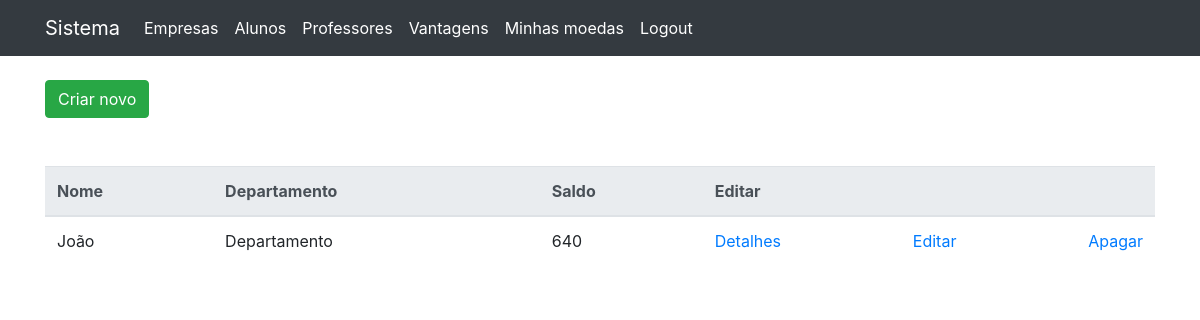
Page /professores (signed in) on the committed database.
### coin_system/models.py (models this page shows)
class Professor(models.Model):
    user = models.OneToOneField(User, on_delete=models.CASCADE, blank=True, null=True)
    nome = models.CharField(max_length=120)
    cpf = models.CharField(max_length=16)
    departamento = models.CharField(max_length=80)
    instituicao_ensino = models.CharField(max_length=80)
    saldo = models.IntegerField(default=0)

### coin_system/view_classes/professor.py (the view)
# urls.py: path('professores', professor.ProfessorListView.as_view(), name='professor-list'),
class ProfessorListView(ListView):
    model = Professor
    template_name = 'professor/list.html'
    context_object_name = 'professores'
    paginate_by = 5
    def get_context_data(self, **kwargs):
        context = super(ProfessorListView, self).get_context_data(**kwargs)
        professores = self.get_queryset()
        page = self.request.GET.get('page')
        paginator = Paginator(professores, self.paginate_by)
        try:
            professores = paginator.page(page)
        except PageNotAnInteger:
            professores = paginator.page(1)
        except EmptyPage:
            professores = paginator.page(paginator.num_pages)
        context['professores'] = professores
        return context

### coin_system/templates/professor/list.html (shortened to what this page needs)
{% extends "base.html" %}
{% block container %}
<a href="{% url 'professor-new' %}" class="btn btn-success mb-5">Criar novo</a>
<table class="table">
    <tr>
        <thead class="thead-light">
            <tr>
                <th scope="col">Nome</th>
                <th scope="col">Departamento</th>
                <th scope="col">Saldo</th>
                <th scope="col">Editar</th>
            </tr>
        </thead>
        <tbody>
            {% for professor in professores %}
            <tr>
                <td>{{professor.nome}}</td>
                <td>{{professor.departamento}}</td>
                <td>{{professor.saldo}}</td>
                <td class="d-flex flex-row justify-content-between">
                    <a href="{% url 'professor-details' professor.pk %}">Detalhes</a>
                    <a href="{% url 'professor-update' professor.pk %}">Editar</a>
                    <a href="{% url 'professor-delete' professor.pk %}">Apagar</a>
                </td>
            </tr>
            {% endfor %}
        </tbody>
</table>
{% endblock %}

### rows in the picture
Professor: nome "João", departamento "Departamento", saldo "640"
